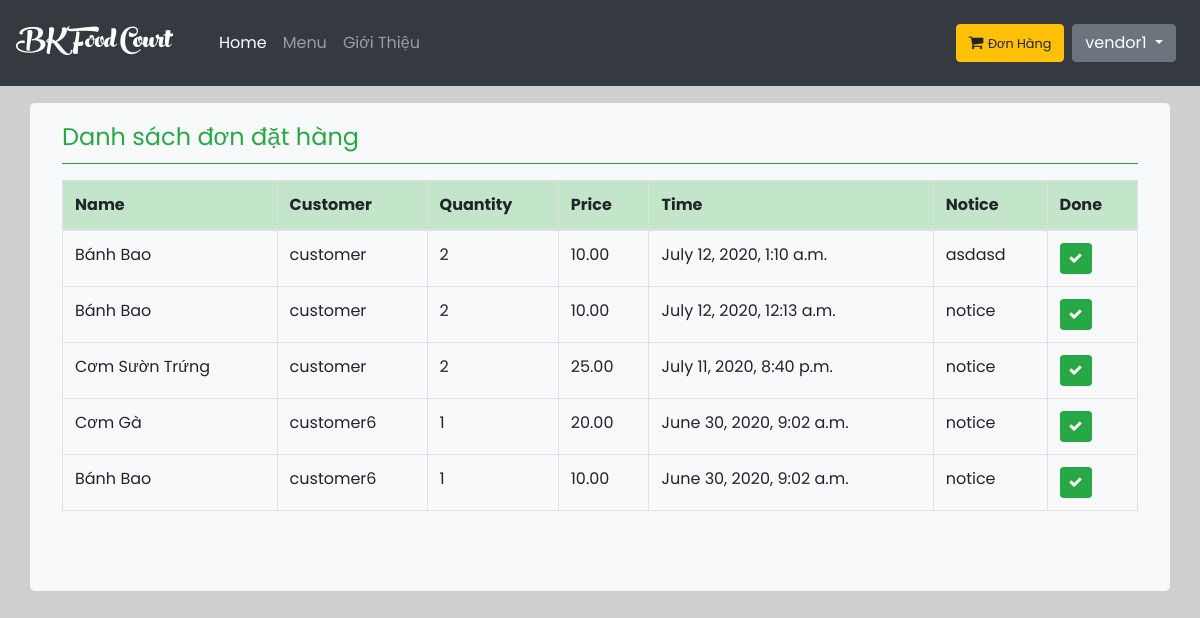
The app's page /donhang/ (signed in) with its own data.
### home/models.py (models this page shows, shortened)
class PayDone(models.Model):
    customer = models.ForeignKey(User, null=True, on_delete=models.CASCADE, limit_choices_to={
        'is_staff': False
    }, related_name='customer')
    vendor = models.ForeignKey(User, null=True, on_delete=models.CASCADE, limit_choices_to={
        'is_staff': True
    }, related_name='vendor')
    food = models.CharField(max_length=200)
    quantity = models.IntegerField(default=1)
    price = models.DecimalField(max_digits=10, decimal_places=2)
    date_pay = models.DateTimeField(default=timezone.now())
    notice = models.TextField(blank=True,default='')
    class Meta:
        ordering = ('-date_pay',)

### menu/views.py (the view, shortened to what this page needs)
# urls.py: path('donhang/', views.don_hang_view, name='donhang'),
def don_hang_view(request):
    order = PayDone.objects.filter(vendor_id=request.user.id)
    context = {
        'orders': order
    }
    return render(request, 'menu/donhang.html', context)

### Food/processor.py (called while the page is built)
def context(request):
    return {
        'list': foods.objects.all(),
    }

### templates/menu/donhang.html (shortened to what this page needs)
{% extends 'home/base.html' %}
{% block container %}
    <div class="container jumbotron mt-3 pt-3 bg-light">
        <fieldset class="border-bottom border-success mb-3">
            <legend class="text-success">Danh sách đơn đặt hàng</legend>
        </fieldset>
        <table class="table table-{1:striped|sm|bordered|hover|inverse} table-inverse table-bordered">
            <thead class="thead-inverse|thead-default table-bordered table-success">
            <tr>
                <th>Name</th>
                <th>Customer</th>
                <th>Quantity</th>
                <th>Price</th>
                <th>Time</th>
                <th>Notice</th>
                <th>Done</th>
            </tr>
            </thead>
            <tbody>
            {% for order in orders %}
                <tr>
                    <td scope="row">{{ order.food }}</td>
                    <td>{{ order.customer }}</td>
                    <td>{{ order.quantity }}</td>
                    <td>{{ order.price }}</td>
                    <td>{{ order.date_pay }}</td>
                    <td>
                        {{ order.notice }}
                    </td>
                    <td>
                        <form method="post">
                            <button class="btn btn-success btn-sm"><i class="fa fa-check"></i></button>
                        </form>
                    </td>
                </tr>
            {% endfor %}
            </tbody>
        </table>
    </div>
{% endblock %}

### templates/home/base.html (shortened to what this page needs)
<!DOCTYPE html>
<html lang="en">
<head>
    {% load static %}
    <link rel="stylesheet" href="{% static 'bootstrap/css/bootstrap.min.css' %}">
    <link rel="stylesheet" type="text/css" href="{% static 'home/CSS/style.css' %}"/>
    <link rel="stylesheet" href="https://cdnjs.cloudflare.com/ajax/libs/font-awesome/4.7.0/css/font-awesome.min.css">
    <link rel="stylesheet" href="https://cdnjs.cloudflare.com/ajax/libs/toastr.js/latest/toastr.min.css">
</head>
<body style="padding-top: 65pt">
<nav class="navbar navbar-expand-md navbar-dark bg-dark fixed-top">
    <a href="{% url 'home' %}" class="navbar-brand">
        <div class="logo">
            BK Food Court
        </div>
    </a>
    <div class="collapse navbar-collapse ml-md-4" id="navbarCollapse">
        <div class="navbar-nav">
            <a href="{% url 'home' %}" class="nav-item nav-link active">Home</a>
            <a href="{% url 'menu' %}" class="nav-item nav-link">Menu</a>
            <a href="{% url 'intro' %}" class="nav-item nav-link">Giới Thiệu</a>
        </div>
        <div class="navbar-nav ml-auto">
            {% if user.is_authenticated %} {% if user.is_staff %}
                <a href="{% url 'donhang' %}">
                    <button class="btn btn-warning mr-2"><i class="fa fa-shopping-cart" aria-hidden="true"></i>
                        <small>Đơn Hàng</small>
                    </button>
                </a>
                <div class="dropdown">
                    <button class="btn btn-secondary dropdown-toggle mr-sm-2" type="button" id="dropdownMenuButton"
                            data-toggle="dropdown" aria-haspopup="true" aria-expanded="false">
                        {{ user.get_username }}
                    </button>
                </div>
            {% endif %} {% else %}
                <a class="btn btn-secondary nav-item mr-sm-2" href="{% url 'login' %}">Đăng nhập
                </a>
                <a class="btn nav-item btn-outline-light mr-sm-2" href="{% url 'register' %}">Đăng kí
                </a> {% endif %}
        </div>
    </div>
</nav>
 {% block container %} {% endblock container %} {% block script %} {% endblock script %}
</body>
</html>

### static/home/CSS/style.css (style rules this page uses)
html { height: 100%; }
body { font-family: "Poppins", sans-serif; padding: 0pt ; height: 200%; background-color: rgba(175, 175, 177, 0.6); }
.logo { font-family: peachcream !important; font-size: 40px; color: white; transition: 0.9s; }

### records on screen
PayDone: food "Bánh Bao", customer "customer", quantity "2", price "10.00", date_pay "July 12, 2020, 1:10 a.m.", notice "asdasd"
PayDone: food "Bánh Bao", customer "customer", quantity "2", price "10.00", date_pay "July 12, 2020, 12:13 a.m.", notice "notice"
PayDone: food "Cơm Sườn Trứng", customer "customer", quantity "2", price "25.00", date_pay "July 11, 2020, 8:40 p.m.", notice "notice"
PayDone: food "Cơm Gà", customer "customer6", quantity "1", price "20.00", date_pay "June 30, 2020, 9:02 a.m.", notice "notice"
PayDone: food "Bánh Bao", customer "customer6", quantity "1", price "10.00", date_pay "June 30, 2020, 9:02 a.m.", notice "notice"

### other values on screen
{{ user.get_username }} "vendor1"
